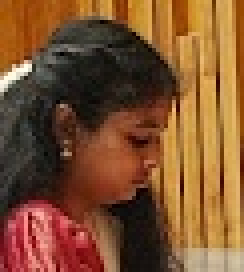
#> input picture models/test_selfie.jpg, 61 x 68 px (shown 4 times larger)
$ python -i scan_faces.py   (imports and definitions only)
#> lines starting #> are read from the running program, lines starting #| are printed output that depends on the picture
#> further down, picture is the input picture: shape (68, 61, 3); mean B, G, R 47.3, 81.8, 126.7
import os
import sys
import json
import glob
import cv2
import time
import numpy as np
import sqlite3

# ─── Globals ───
_YUNET_DETECTOR = None
_SFACE_RECOGNIZER = None
_SQLITE_CONN = None

# ═══════════════════════════════════════════════════════════════════════════════
#  SQLite Embedding Cache
# ═══════════════════════════════════════════════════════════════════════════════

# [171 lines left out: functions get_sqlite_conn, get_cached_faces, save_cached_faces, get_yunet_detector, get_sface_recognizer, preprocess_for_detection, not called in this run]


def enhance_image(img):
    """Apply CLAHE + bilateral filter for better face detection under poor lighting."""
    try:
        lab = cv2.cvtColor(img, cv2.COLOR_BGR2LAB)
#> lab: shape (68, 61, 3); mean of channels 0, 1, 2 98.4, 142.9, 154.7
        l, a, b = cv2.split(lab)
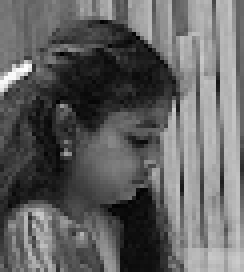
#> l: shape (68, 61) (shown 4 times larger); min 0, max 254, mean 98.4
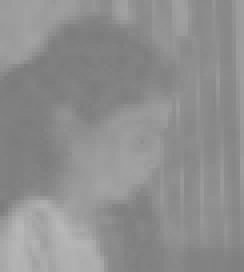
#> a: shape (68, 61) (shown 4 times larger); min 123, max 184, mean 142.9
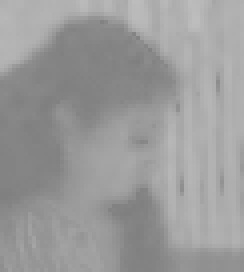
#> b: shape (68, 61) (shown 4 times larger); min 127, max 189, mean 154.7
        clahe = cv2.createCLAHE(clipLimit=2.0, tileGridSize=(8, 8))
        l = clahe.apply(l)
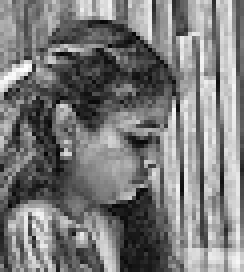
#> l: shape (68, 61) (shown 4 times larger); min 6, max 255, mean 122.2
        lab = cv2.merge([l, a, b])
#> lab: shape (68, 61, 3); mean of channels 0, 1, 2 122.2, 142.9, 154.7
        enhanced = cv2.cvtColor(lab, cv2.COLOR_LAB2BGR)
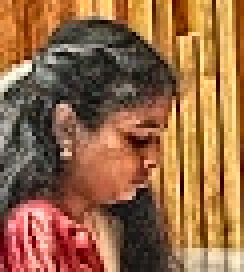
#> enhanced: shape (68, 61, 3) (shown 4 times larger); mean B, G, R 70.2, 105, 150.5
        return enhanced
    except Exception:
        return img


# ═══════════════════════════════════════════════════════════════════════════════
#  Multi-scale Face Detection
# ═══════════════════════════════════════════════════════════════════════════════

# [164 lines left out: functions detect_faces_multiscale, nms_faces, extract_all_face_features, extract_selfie_features, cosine_similarity, not called in this run]


# ═══════════════════════════════════════════════════════════════════════════════
#  Main Face Matching Engine  (SFace + OpenCV ONLY)
# ═══════════════════════════════════════════════════════════════════════════════

# SFace thresholds calibrated for high accuracy:
# Official OpenCV benchmark: Cosine threshold = 0.363, L2 threshold = 1.128
COSINE_HIGH    = 0.45    # Clear, high-confidence match
COSINE_MEDIUM  = 0.33    # Confident match across different angles/expressions/lighting
L2_MAX         = 1.18    # L2 distance limit for same person

# [171 lines left out: functions match_faces, main, not called in this run]


# [2 lines not run here, left out]

>>> import cv2
>>> picture = cv2.imread('../models/test_selfie.jpg')
>>> result = enhance_image(picture)
